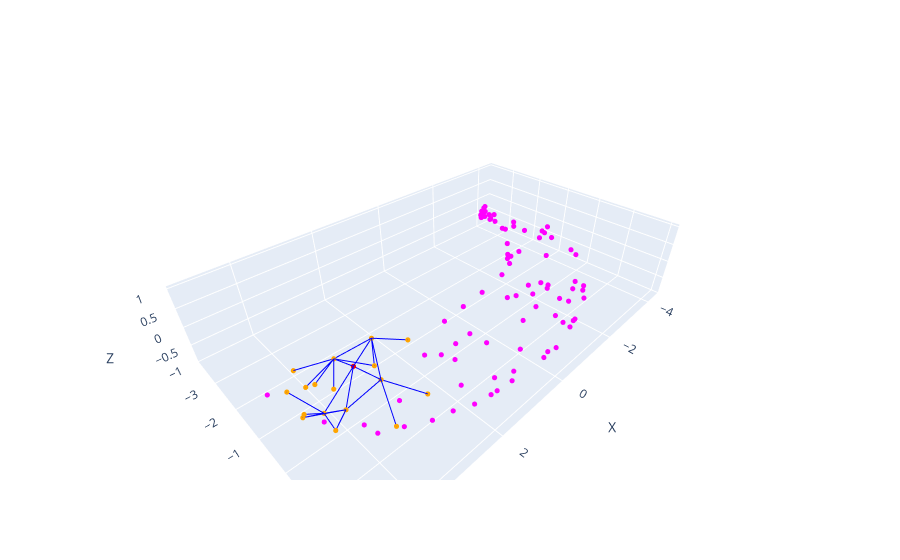

The notebook cell saved with this chart:
### Code cell
fig = new_fig()

# Ajouter les points à la figure
add_points(points, fig, 'magenta')

# Ajouter un point d'example à la figure
example = np.random.randint(0, NUM_POINTS)
add_point(points[example], fig, 'red')

# Ajouter les k-voisins de l'exemple à la figure
for neighbor in k_near_neighbors[example]:
    add_point(points[neighbor], fig, 'orange')

to_plot_neighbors = [example]
for _ in range(k):
    new_neighbors = []
    for point in to_plot_neighbors:
        for neighbor in direct_neighbors[point]:
            new_neighbors.append(neighbor)
            add_line(points[point], points[neighbor], fig, 'blue')
    to_plot_neighbors = new_neighbors


fig.show()

### Figure 1 — Plotly figure (JSON) as saved in the notebook; plotly's stock layout.template omitted (floating-point values rounded to 4 significant figures)
{"data": [{"marker": {"color": "magenta", "size": 3}, "mode": "markers", "type": "scatter3d", "x": [-3.817], "y": [-3.578], "z": [-0.2661]}, {"marker": {"color": "magenta", "size": 3}, "mode": "markers", "type": "scatter3d", "x": [-4.025], "y": [-3.605], "z": [-0.3537]}, {"marker": {"color": "magenta", "size": 3}, "mode": "markers", "type": "scatter3d", "x": [-4.301], "y": [-3.652], "z": [-0.5765]}, {"marker": {"color": "magenta", "size": 3}, "mode": "markers", "type": "scatter3d", "x": [-4.295], "y": [-3.574], "z": [-0.69]}, {"marker": {"color": "magenta", "size": 3}, "mode": "markers", "type": "scatter3d", "x": [-4.002], "y": [-3.746], "z": [-0.614]}, {"marker": {"color": "magenta", "size": 3}, "mode": "markers", "type": "scatter3d", "x": [-3.538], "y": [-3.201], "z": [-0.2215]}, {"marker": {"color": "magenta", "size": 3}, "mode": "markers", "type": "scatter3d", "x": [-3.758], "y": [-3.44], "z": [-0.0826]}, {"marker": {"color": "magenta", "size": 3}, "mode": "markers", "type": "scatter3d", "x": [-3.722], "y": [-3.473], "z": [-0.2995]}, {"marker": {"color": "magenta", "size": 3}, "mode": "markers", "type": "scatter3d", "x": [-3.902], "y": [-3.683], "z": [-0.4634]}, {"marker": {"color": "magenta", "size": 3}, "mode": "markers", "type": "scatter3d", "x": [-3.835], "y": [-3.463], "z": [-0.06672]}, {"marker": {"color": "magenta", "size": 3}, "mode": "markers", "type": "scatter3d", "x": [-3.973], "y": [-3.176], "z": [-0.299]}, {"marker": {"color": "magenta", "size": 3}, "mode": "markers", "type": "scatter3d", "x": [-3.397], "y": [-2.357], "z": [-0.278]}, {"marker": {"color": "magenta", "size": 3}, "mode": "markers", "type": "scatter3d", "x": [-3.176], "y": [-2.482], "z": [-0.008278]}, {"marker": {"color": "magenta", "size": 3}, "mode": "markers", "type": "scatter3d", "x": [-3.305], "y": [-2.789], "z": [-0.09838]}, {"marker": {"color": "magenta", "size": 3}, "mode": "markers", "type": "scatter3d", "x": [-3.097], "y": [-1.452], "z": [-0.5943]}, {"marker": {"color": "magenta", "size": 3}, "mode": "markers", "type": "scatter3d", "x": [-2.677], "y": [-1.692], "z": [0.2049]}, {"marker": {"color": "magenta", "size": 3}, "mode": "markers", "type": "scatter3d", "x": [-2.676], "y": [-1.411], "z": [0.3994]}, {"marker": {"color": "magenta", "size": 3}, "mode": "markers", "type": "scatter3d", "x": [-3.68], "y": [-1.181], "z": [-0.2603]}, {"marker": {"color": "magenta", "size": 3}, "mode": "markers", "type": "scatter3d", "x": [-3.681], "y": [-1.123], "z": [-0.01341]}, {"marker": {"color": "magenta", "size": 3}, "mode": "markers", "type": "scatter3d", "x": [-2.694], "y": [0.6905], "z": [-0.4394]}, {"marker": {"color": "magenta", "size": 3}, "mode": "markers", "type": "scatter3d", "x": [-2.56], "y": [-0.01851], "z": [-0.9411]}, {"marker": {"color": "magenta", "size": 3}, "mode": "markers", "type": "scatter3d", "x": [-3.382], "y": [-0.7787], "z": [0.357]}, {"marker": {"color": "magenta", "size": 3}, "mode": "markers", "type": "scatter3d", "x": [-3.177], "y": [-1.794], "z": [0.2138]}, {"marker": {"color": "magenta", "size": 3}, "mode": "markers", "type": "scatter3d", "x": [-3.288], "y": [0.09931], "z": [0.0243]}, {"marker": {"color": "magenta", "size": 3}, "mode": "markers", "type": "scatter3d", "x": [-2.449], "y": [-1.365], "z": [-0.3857]}, {"marker": {"color": "magenta", "size": 3}, "mode": "markers", "type": "scatter3d", "x": [-2.889], "y": [-1.742], "z": [-0.3615]}, {"marker": {"color": "magenta", "size": 3}, "mode": "markers", "type": "scatter3d", "x": [-2.63], "y": [-0.2848], "z": [-0.9176]}, {"marker": {"color": "magenta", "size": 3}, "mode": "markers", "type": "scatter3d", "x": [-1.958], "y": [-0.9968], "z": [-0.153]}, {"marker": {"color": "magenta", "size": 3}, "mode": "markers", "type": "scatter3d", "x": [-3.735], "y": [-1.069], "z": [-0.07097]}, {"marker": {"color": "magenta", "size": 3}, "mode": "markers", "type": "scatter3d", "x": [-3.463], "y": [-0.7411], "z": [-0.5874]}, {"marker": {"color": "magenta", "size": 3}, "mode": "markers", "type": "scatter3d", "x": [-2.477], "y": [-0.9023], "z": [0.5374]}, {"marker": {"color": "magenta", "size": 3}, "mode": "markers", "type": "scatter3d", "x": [-2.827], "y": [0.5052], "z": [0.2358]}, {"marker": {"color": "magenta", "size": 3}, "mode": "markers", "type": "scatter3d", "x": [-2.29], "y": [0.05204], "z": [0.7652]}, {"marker": {"color": "magenta", "size": 3}, "mode": "markers", "type": "scatter3d", "x": [4.429], "y": [0.04686], "z": [0.6119]}, {"marker": {"color": "magenta", "size": 3}, "mode": "markers", "type": "scatter3d", "x": [3.982], "y": [-0.00957], "z": [0.8527]}, {"marker": {"color": "magenta", "size": 3}, "mode": "markers", "type": "scatter3d", "x": [3.418], "y": [-0.4218], "z": [-0.005919]}, {"marker": {"color": "magenta", "size": 3}, "mode": "markers", "type": "scatter3d", "x": [2.995], "y": [-0.3278], "z": [0.5036]}, {"marker": {"color": "magenta", "size": 3}, "mode": "markers", "type": "scatter3d", "x": [3.609], "y": [0.6227], "z": [0.8734]}, {"marker": {"color": "magenta", "size": 3}, "mode": "markers", "type": "scatter3d", "x": [4.161], "y": [0.9659], "z": [0.161]}, {"marker": {"color": "magenta", "size": 3}, "mode": "markers", "type": "scatter3d", "x": [4.282], "y": [0.3918], "z": [0.6546]}, {"marker": {"color": "magenta", "size": 3}, "mode": "markers", "type": "scatter3d", "x": [3.589], "y": [1.205], "z": [0.478]}, {"marker": {"color": "magenta", "size": 3}, "mode": "markers", "type": "scatter3d", "x": [2.591], "y": [1.642], "z": [0.413]}, {"marker": {"color": "magenta", "size": 3}, "mode": "markers", "type": "scatter3d", "x": [2.613], "y": [1.183], "z": [0.8293]}, {"marker": {"color": "magenta", "size": 3}, "mode": "markers", "type": "scatter3d", "x": [3.597], "y": [1.283], "z": [-0.1042]}, {"marker": {"color": "magenta", "size": 3}, "mode": "markers", "type": "scatter3d", "x": [3.937], "y": [-0.024], "z": [-0.4883]}, {"marker": {"color": "magenta", "size": 3}, "mode": "markers", "type": "scatter3d", "x": [4.321], "y": [-0.1185], "z": [-0.3414]}, {"marker": {"color": "magenta", "size": 3}, "mode": "markers", "type": "scatter3d", "x": [4.536], "y": [-0.09232], "z": [0.519]}, {"marker": {"color": "magenta", "size": 3}, "mode": "markers", "type": "scatter3d", "x": [4.675], "y": [-0.6453], "z": [0.08259]}, {"marker": {"color": "magenta", "size": 3}, "mode": "markers", "type": "scatter3d", "x": [5], "y": [-0.6476], "z": [0.2627]}, {"marker": {"color": "magenta", "size": 3}, "mode": "markers", "type": "scatter3d", "x": [2.887], "y": [0.638], "z": [0.9975]}, {"marker": {"color": "magenta", "size": 3}, "mode": "markers", "type": "scatter3d", "x": [2.794], "y": [1.652], "z": [-0.0691]}, {"marker": {"color": "magenta", "size": 3}, "mode": "markers", "type": "scatter3d", "x": [3.134], "y": [1.482], "z": [-0.1711]}, {"marker": {"color": "magenta", "size": 3}, "mode": "markers", "type": "scatter3d", "x": [4.72], "y": [-0.08164], "z": [-0.08383]}, {"marker": {"color": "magenta", "size": 3}, "mode": "markers", "type": "scatter3d", "x": [4.432], "y": [-0.7327], "z": [0.38]}, {"marker": {"color": "magenta", "size": 3}, "mode": "markers", "type": "scatter3d", "x": [4.762], "y": [0.1377], "z": [0.2245]}, {"marker": {"color": "magenta", "size": 3}, "mode": "markers", "type": "scatter3d", "x": [3.424], "y": [0.8055], "z": [-0.6809]}, {"marker": {"color": "magenta", "size": 3}, "mode": "markers", "type": "scatter3d", "x": [3.94], "y": [0.9783], "z": [-0.2435]}, {"marker": {"color": "magenta", "size": 3}, "mode": "markers", "type": "scatter3d", "x": [4.399], "y": [0.3859], "z": [-0.2927]}, {"marker": {"color": "magenta", "size": 3}, "mode": "markers", "type": "scatter3d", "x": [-1.668], "y": [0.8544], "z": [-0.903]}, {"marker": {"color": "magenta", "size": 3}, "mode": "markers", "type": "scatter3d", "x": [-1.783], "y": [1.38], "z": [0.0846]}, {"marker": {"color": "magenta", "size": 3}, "mode": "markers", "type": "scatter3d", "x": [-1.111], "y": [1.464], "z": [0.5]}, {"marker": {"color": "magenta", "size": 3}, "mode": "markers", "type": "scatter3d", "x": [-2.287], "y": [0.5518], "z": [-0.8471]}, {"marker": {"color": "magenta", "size": 3}, "mode": "markers", "type": "scatter3d", "x": [-1.695], "y": [1.489], "z": [-0.04322]}, {"marker": {"color": "magenta", "size": 3}, "mode": "markers", "type": "scatter3d", "x": [-1.327], "y": [1.269], "z": [-0.685]}, {"marker": {"color": "magenta", "size": 3}, "mode": "markers", "type": "scatter3d", "x": [-1.246], "y": [-0.09808], "z": [-0.5564]}, {"marker": {"color": "magenta", "size": 3}, "mode": "markers", "type": "scatter3d", "x": [-2.313], "y": [1.126], "z": [-0.1742]}, {"marker": {"color": "magenta", "size": 3}, "mode": "markers", "type": "scatter3d", "x": [-1.439], "y": [-0.5102], "z": [0.3471]}, {"marker": {"color": "magenta", "size": 3}, "mode": "markers", "type": "scatter3d", "x": [-1.079], "y": [-0.2658], "z": [0.4015]}, {"marker": {"color": "magenta", "size": 3}, "mode": "markers", "type": "scatter3d", "x": [-1.957], "y": [-0.06743], "z": [-0.8511]}, {"marker": {"color": "magenta", "size": 3}, "mode": "markers", "type": "scatter3d", "x": [-0.8493], "y": [1.781], "z": [-0.01947]}, {"marker": {"color": "magenta", "size": 3}, "mode": "markers", "type": "scatter3d", "x": [0.9211], "y": [0.09959], "z": [0.3702]}, {"marker": {"color": "magenta", "size": 3}, "mode": "markers", "type": "scatter3d", "x": [0.3288], "y": [0.1001], "z": [0.4425]}, {"marker": {"color": "magenta", "size": 3}, "mode": "markers", "type": "scatter3d", "x": [0.6178], "y": [0.5456], "z": [-0.5614]}, {"marker": {"color": "magenta", "size": 3}, "mode": "markers", "type": "scatter3d", "x": [0.9091], "y": [0.3004], "z": [-0.2688]}, {"marker": {"color": "magenta", "size": 3}, "mode": "markers", "type": "scatter3d", "x": [-0.7151], "y": [1.816], "z": [0.03503]}, {"marker": {"color": "magenta", "size": 3}, "mode": "markers", "type": "scatter3d", "x": [-0.5098], "y": [1.87], "z": [0.01062]}, {"marker": {"color": "magenta", "size": 3}, "mode": "markers", "type": "scatter3d", "x": [-0.04457], "y": [1.883], "z": [-0.2703]}, {"marker": {"color": "magenta", "size": 3}, "mode": "markers", "type": "scatter3d", "x": [3.066], "y": [-0.06886], "z": [-0.3673]}, {"marker": {"color": "magenta", "size": 3}, "mode": "markers", "type": "scatter3d", "x": [0.004345], "y": [1.049], "z": [0.9369]}, {"marker": {"color": "magenta", "size": 3}, "mode": "markers", "type": "scatter3d", "x": [0.5007], "y": [2.007], "z": [0.05566]}, {"marker": {"color": "magenta", "size": 3}, "mode": "markers", "type": "scatter3d", "x": [0.6017], "y": [1.998], "z": [-0.04028]}, {"marker": {"color": "magenta", "size": 3}, "mode": "markers", "type": "scatter3d", "x": [1.124], "y": [1.671], "z": [-0.5495]}, {"marker": {"color": "magenta", "size": 3}, "mode": "markers", "type": "scatter3d", "x": [-0.6863], "y": [1.639], "z": [0.4763]}, {"marker": {"color": "magenta", "size": 3}, "mode": "markers", "type": "scatter3d", "x": [-0.4085], "y": [1.258], "z": [0.8421]}, {"marker": {"color": "magenta", "size": 3}, "mode": "markers", "type": "scatter3d", "x": [-0.7686], "y": [-0.2335], "z": [0.2373]}, {"marker": {"color": "magenta", "size": 3}, "mode": "markers", "type": "scatter3d", "x": [1.542], "y": [0.4716], "z": [-0.495]}, {"marker": {"color": "magenta", "size": 3}, "mode": "markers", "type": "scatter3d", "x": [2.093], "y": [0.1394], "z": [-0.2204]}, {"marker": {"color": "magenta", "size": 3}, "mode": "markers", "type": "scatter3d", "x": [-0.7906], "y": [-0.031], "z": [-0.3478]}, {"marker": {"color": "magenta", "size": 3}, "mode": "markers", "type": "scatter3d", "x": [2.08], "y": [0.7173], "z": [0.9929]}, {"marker": {"color": "magenta", "size": 3}, "mode": "markers", "type": "scatter3d", "x": [1.506], "y": [1.942], "z": [0.1865]}, {"marker": {"color": "magenta", "size": 3}, "mode": "markers", "type": "scatter3d", "x": [1.948], "y": [1.85], "z": [0.2751]}, {"marker": {"color": "magenta", "size": 3}, "mode": "markers", "type": "scatter3d", "x": [2.287], "y": [1.207], "z": [0.8926]}, {"marker": {"color": "magenta", "size": 3}, "mode": "markers", "type": "scatter3d", "x": [0.3476], "y": [1.507], "z": [0.818]}, {"marker": {"color": "magenta", "size": 3}, "mode": "markers", "type": "scatter3d", "x": [0.8425], "y": [1.576], "z": [0.7951]}, {"marker": {"color": "magenta", "size": 3}, "mode": "markers", "type": "scatter3d", "x": [2.489], "y": [0.6452], "z": [-0.6693]}, {"marker": {"color": "magenta", "size": 3}, "mode": "markers", "type": "scatter3d", "x": [0.02346], "y": [1.051], "z": [-0.8113]}, {"marker": {"color": "magenta", "size": 3}, "mode": "markers", "type": "scatter3d", "x": [1.571], "y": [1.653], "z": [-0.5075]}, {"marker": {"color": "magenta", "size": 3}, "mode": "markers", "type": "scatter3d", "x": [1.973], "y": [1.821], "z": [-0.1701]}, {"marker": {"color": "magenta", "size": 3}, "mode": "markers", "type": "scatter3d", "x": [2.316], "y": [1.727], "z": [-0.2218]}, {"marker": {"color": "magenta", "size": 3}, "mode": "markers", "type": "scatter3d", "x": [4.593], "y": [0.4616], "z": [0.1704]}, {"marker": {"color": "red", "size": 3}, "mode": "markers", "type": "scatter3d", "x": [3.418], "y": [-0.4218], "z": [-0.005919]}, {"marker": {"color": "orange", "size": 3}, "mode": "markers", "type": "scatter3d", "x": [4.429], "y": [0.04686], "z": [0.6119]}, {"marker": {"color": "orange", "size": 3}, "mode": "markers", "type": "scatter3d", "x": [3.982], "y": [-0.00957], "z": [0.8527]}, {"marker": {"color": "orange", "size": 3}, "mode": "markers", "type": "scatter3d", "x": [2.995], "y": [-0.3278], "z": [0.5036]}, {"marker": {"color": "orange", "size": 3}, "mode": "markers", "type": "scatter3d", "x": [3.609], "y": [0.6227], "z": [0.8734]}, {"marker": {"color": "orange", "size": 3}, "mode": "markers", "type": "scatter3d", "x": [4.282], "y": [0.3918], "z": [0.6546]}, {"marker": {"color": "orange", "size": 3}, "mode": "markers", "type": "scatter3d", "x": [3.937], "y": [-0.024], "z": [-0.4883]}, {"marker": {"color": "orange", "size": 3}, "mode": "markers", "type": "scatter3d", "x": [4.321], "y": [-0.1185], "z": [-0.3414]}, {"marker": {"color": "orange", "size": 3}, "mode": "markers", "type": "scatter3d", "x": [3.066], "y": [-0.06886], "z": [-0.3673]}, {"marker": {"color": "orange", "size": 3}, "mode": "markers", "type": "scatter3d", "x": [4.675], "y": [-0.6453], "z": [0.08259]}, {"marker": {"color": "orange", "size": 3}, "mode": "markers", "type": "scatter3d", "x": [4.536], "y": [-0.09232], "z": [0.519]}, {"marker": {"color": "orange", "size": 3}, "mode": "markers", "type": "scatter3d", "x": [2.887], "y": [0.638], "z": [0.9975]}, {"marker": {"color": "orange", "size": 3}, "mode": "markers", "type": "scatter3d", "x": [4.72], "y": [-0.08164], "z": [-0.08383]}, {"marker": {"color": "orange", "size": 3}, "mode": "markers", "type": "scatter3d", "x": [4.432], "y": [-0.7327], "z": [0.38]}, {"marker": {"color": "orange", "size": 3}, "mode": "markers", "type": "scatter3d", "x": [4.762], "y": [0.1377], "z": [0.2245]}, {"marker": {"color": "orange", "size": 3}, "mode": "markers", "type": "scatter3d", "x": [3.424], "y": [0.8055], "z": [-0.6809]}, {"marker": {"color": "orange", "size": 3}, "mode": "markers", "type": "scatter3d", "x": [4.399], "y": [0.3859], "z": [-0.2927]}, {"marker": {"color": "orange", "size": 3}, "mode": "markers", "type": "scatter3d", "x": [2.489], "y": [0.6452], "z": [-0.6693]}, {"line": {"color": "blue", "width": 2}, "mode": "lines", "type": "scatter3d", "x": [3.418, 3.418], "y": [-0.4218, -0.4218], "z": [-0.005919, -0.005919]}, {"line": {"color": "blue", "width": 2}, "mode": "lines", "type": "scatter3d", "x": [3.418, 3.066], "y": [-0.4218, -0.06886], "z": [-0.005919, -0.3673]}, {"line": {"color": "blue", "width": 2}, "mode": "lines", "type": "scatter3d", "x": [3.418, 2.995], "y": [-0.4218, -0.3278], "z": [-0.005919, 0.5036]}, {"line": {"color": "blue", "width": 2}, "mode": "lines", "type": "scatter3d", "x": [3.418, 3.937], "y": [-0.4218, -0.024], "z": [-0.005919, -0.4883]}, {"line": {"color": "blue", "width": 2}, "mode": "lines", "type": "scatter3d", "x": [3.418, 4.321], "y": [-0.4218, -0.1185], "z": [-0.005919, -0.3414]}, {"line": {"color": "blue", "width": 2}, "mode": "lines", "type": "scatter3d", "x": [3.418, 3.982], "y": [-0.4218, -0.00957], "z": [-0.005919, 0.8527]}, {"line": {"color": "blue", "width": 2}, "mode": "lines", "type": "scatter3d", "x": [3.418, 3.418], "y": [-0.4218, -0.4218], "z": [-0.005919, -0.005919]}, {"line": {"color": "blue", "width": 2}, "mode": "lines", "type": "scatter3d", "x": [3.418, 3.066], "y": [-0.4218, -0.06886], "z": [-0.005919, -0.3673]}, {"line": {"color": "blue", "width": 2}, "mode": "lines", "type": "scatter3d", "x": [3.418, 2.995], "y": [-0.4218, -0.3278], "z": [-0.005919, 0.5036]}, {"line": {"color": "blue", "width": 2}, "mode": "lines", "type": "scatter3d", "x": [3.418, 3.937], "y": [-0.4218, -0.024], "z": [-0.005919, -0.4883]}, {"line": {"color": "blue", "width": 2}, "mode": "lines", "type": "scatter3d", "x": [3.418, 4.321], "y": [-0.4218, -0.1185], "z": [-0.005919, -0.3414]}, {"line": {"color": "blue", "width": 2}, "mode": "lines", "type": "scatter3d", "x": [3.418, 3.982], "y": [-0.4218, -0.00957], "z": [-0.005919, 0.8527]}, {"line": {"color": "blue", "width": 2}, "mode": "lines", "type": "scatter3d", "x": [3.066, 3.066], "y": [-0.06886, -0.06886], "z": [-0.3673, -0.3673]}, {"line": {"color": "blue", "width": 2}, "mode": "lines", "type": "scatter3d", "x": [3.066, 3.418], "y": [-0.06886, -0.4218], "z": [-0.3673, -0.005919]}, {"line": {"color": "blue", "width": 2}, "mode": "lines", "type": "scatter3d", "x": [3.066, 3.937], "y": [-0.06886, -0.024], "z": [-0.3673, -0.4883]}, {"line": {"color": "blue", "width": 2}, "mode": "lines", "type": "scatter3d", "x": [3.066, 2.995], "y": [-0.06886, -0.3278], "z": [-0.3673, 0.5036]}, {"line": {"color": "blue", "width": 2}, "mode": "lines", "type": "scatter3d", "x": [3.066, 2.489], "y": [-0.06886, 0.6452], "z": [-0.3673, -0.6693]}, {"line": {"color": "blue", "width": 2}, "mode": "lines", "type": "scatter3d", "x": [3.066, 3.424], "y": [-0.06886, 0.8055], "z": [-0.3673, -0.6809]}, {"line": {"color": "blue", "width": 2}, "mode": "lines", "type": "scatter3d", "x": [2.995, 2.995], "y": [-0.3278, -0.3278], "z": [0.5036, 0.5036]}, {"line": {"color": "blue", "width": 2}, "mode": "lines", "type": "scatter3d", "x": [2.995, 3.418], "y": [-0.3278, -0.4218], "z": [0.5036, -0.005919]}, {"line": {"color": "blue", "width": 2}, "mode": "lines", "type": "scatter3d", "x": [2.995, 3.066], "y": [-0.3278, -0.06886], "z": [0.5036, -0.3673]}, {"line": {"color": "blue", "width": 2}, "mode": "lines", "type": "scatter3d", "x": [2.995, 2.887], "y": [-0.3278, 0.638], "z": [0.5036, 0.9975]}, {"line": {"color": "blue", "width": 2}, "mode": "lines", "type": "scatter3d", "x": [2.995, 3.982], "y": [-0.3278, -0.00957], "z": [0.5036, 0.8527]}, {"line": {"color": "blue", "width": 2}, "mode": "lines", "type": "scatter3d", "x": [2.995, 3.609], "y": [-0.3278, 0.6227], "z": [0.5036, 0.8734]}, {"line": {"color": "blue", "width": 2}, "mode": "lines", "type": "scatter3d", "x": [3.937, 3.937], "y": [-0.024, -0.024], "z": [-0.4883, -0.4883]}, {"line": {"color": "blue", "width": 2}, "mode": "lines", "type": "scatter3d", "x": [3.937, 4.321], "y": [-0.024, -0.1185], "z": [-0.4883, -0.3414]}, {"line": {"color": "blue", "width": 2}, "mode": "lines", "type": "scatter3d", "x": [3.937, 4.399], "y": [-0.024, 0.3859], "z": [-0.4883, -0.2927]}, {"line": {"color": "blue", "width": 2}, "mode": "lines", "type": "scatter3d", "x": [3.937, 3.418], "y": [-0.024, -0.4218], "z": [-0.4883, -0.005919]}, {"line": {"color": "blue", "width": 2}, "mode": "lines", "type": "scatter3d", "x": [3.937, 3.066], "y": [-0.024, -0.06886], "z": [-0.4883, -0.3673]}, {"line": {"color": "blue", "width": 2}, "mode": "lines", "type": "scatter3d", "x": [3.937, 4.72], "y": [-0.024, -0.08164], "z": [-0.4883, -0.08383]}, {"line": {"color": "blue", "width": 2}, "mode": "lines", "type": "scatter3d", "x": [4.321, 4.321], "y": [-0.1185, -0.1185], "z": [-0.3414, -0.3414]}, {"line": {"color": "blue", "width": 2}, "mode": "lines", "type": "scatter3d", "x": [4.321, 3.937], "y": [-0.1185, -0.024], "z": [-0.3414, -0.4883]}, {"line": {"color": "blue", "width": 2}, "mode": "lines", "type": "scatter3d", "x": [4.321, 4.72], "y": [-0.1185, -0.08164], "z": [-0.3414, -0.08383]}, {"line": {"color": "blue", "width": 2}, "mode": "lines", "type": "scatter3d", "x": [4.321, 4.399], "y": [-0.1185, 0.3859], "z": [-0.3414, -0.2927]}, {"line": {"color": "blue", "width": 2}, "mode": "lines", "type": "scatter3d", "x": [4.321, 4.762], "y": [-0.1185, 0.1377], "z": [-0.3414, 0.2245]}, {"line": {"color": "blue", "width": 2}, "mode": "lines", "type": "scatter3d", "x": [4.321, 4.675], "y": [-0.1185, -0.6453], "z": [-0.3414, 0.08259]}, {"line": {"color": "blue", "width": 2}, "mode": "lines", "type": "scatter3d", "x": [3.982, 3.982], "y": [-0.00957, -0.00957], "z": [0.8527, 0.8527]}, {"line": {"color": "blue", "width": 2}, "mode": "lines", "type": "scatter3d", "x": [3.982, 4.429], "y": [-0.00957, 0.04686], "z": [0.8527, 0.6119]}, {"line": {"color": "blue", "width": 2}, "mode": "lines", "type": "scatter3d", "x": [3.982, 4.282], "y": [-0.00957, 0.3918], "z": [0.8527, 0.6546]}, {"line": {"color": "blue", "width": 2}, "mode": "lines", "type": "scatter3d", "x": [3.982, 4.536], "y": [-0.00957, -0.09232], "z": [0.8527, 0.519]}, {"line": {"color": "blue", "width": 2}, "mode": "lines", "type": "scatter3d", "x": [3.982, 3.609], "y": [-0.00957, 0.6227], "z": [0.8527, 0.8734]}, {"line": {"color": "blue", "width": 2}, "mode": "lines", "type": "scatter3d", "x": [3.982, 4.432], "y": [-0.00957, -0.7327], "z": [0.8527, 0.38]}], "layout": {"scene": {"aspectmode": "data", "xaxis": {"title": {"text": "X"}}, "yaxis": {"title": {"text": "Y"}}, "zaxis": {"title": {"text": "Z"}}}, "showlegend": false}}
